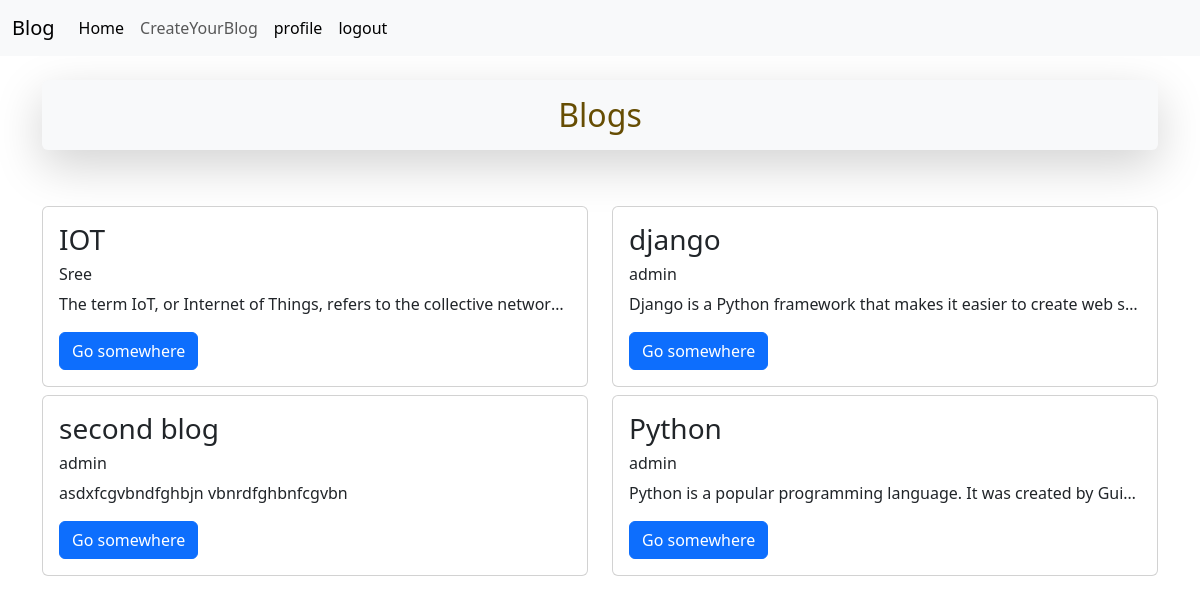
The page /home on the database its author committed.
### blog/models.py (models this page shows, shortened)
class Post(models.Model):
    title=models.CharField(max_length=200,unique=True)
    author=models.ForeignKey(User,on_delete=models.CASCADE)
    content=models.TextField()
    created_at=models.DateTimeField(auto_now_add=True)
    updated_at=models.DateTimeField(auto_now=True)
    slug=models.SlugField(max_length=1000,null=True,blank=True)
    class Meta:
        ordering=['-created_at']

### blog/views.py (the view)
# urls.py: path("home",views.BlogListView.as_view(),name="home"),
class BlogListView(View):
    def get(self,request,*args, **kwargs):
        form_instance=BlogForm()
        qs=Post.objects.all()
        return render(request,'home.html',{"form":form_instance,"data":qs})

### blog/templates/home.html
{%extends 'base.html'%}
{%block content%}
<div class="container mt-4">
  <h2 class="text-center shadow-lg p-3 mb-5 bg-body-tertiary rounded text-warning-emphasis">Blogs</h2>
  <div class="row">
    {%for blog in data%}
    <div class="col-sm-6 mt-2">
      <div class="card">
        <div class="card-body">
          <h3 class="card-title">{{blog.title}}</h3>
          <h6 class="card-title">{{blog.author}}</h6>
          <p class="card-text text-truncate">{{blog.content}}</p>
          <a href="{% url 'blog-detail' blog.slug  %}" class="btn btn-primary">Go somewhere</a>
        </div>
      </div>
    </div>
    {%endfor%}
  </div>
</div>
{%endblock content%}

### blog/templates/base.html (shortened to what this page needs)
<!DOCTYPE html>
<html lang="en">
<head>
    <link href="https://cdn.jsdelivr.net/npm/bootstrap@5.3.3/dist/css/bootstrap.min.css" rel="stylesheet">
    <link rel="stylesheet" href="https://cdnjs.cloudflare.com/ajax/libs/font-awesome/6.5.2/css/all.min.css" />
</head>
<body>
     <nav class="navbar navbar-expand-lg bg-body-tertiary">
        <div class="container-fluid">
          <a class="navbar-brand" href="#">Blog</a>
          <div class="collapse navbar-collapse" id="navbarSupportedContent">
            <ul class="navbar-nav me-auto mb-2 mb-lg-0">
              <li class="nav-item">
                <a class="nav-link active" aria-current="page" href="{%url 'home'%}">Home</a>
              </li>
              <li class="nav-item">
                <a class="nav-link" href="{%url 'blog-create'%}">CreateYourBlog</a>
              </li>
              <li class="nav-item">
                <a class="nav-link active" aria-current="page" href="{%url 'user-profile'%}">profile</a>
              </li>
              <li class="nav-item">
                <a class="nav-link active" aria-current="page" href="{%url 'signout'%}">logout</a>
              </li>
            </ul>
          </div>
        </div>
      </nav>
      {% block content%}
      {%endblock content%}
</body>
</html>

### rows shown on the page
Post: title "IOT", author "Sree", content "The term IoT, or Internet of Things, refers to the collective networ…"
Post: title "django", author "admin", content "Django is a Python framework that makes it easier to create web s…"
Post: title "second blog", author "admin", content "asdxfcgvbndfghbjn vbnrdfghbnfcgvbn"
Post: title "Python", author "admin", content "Python is a popular programming language. It was created by Gui…"
